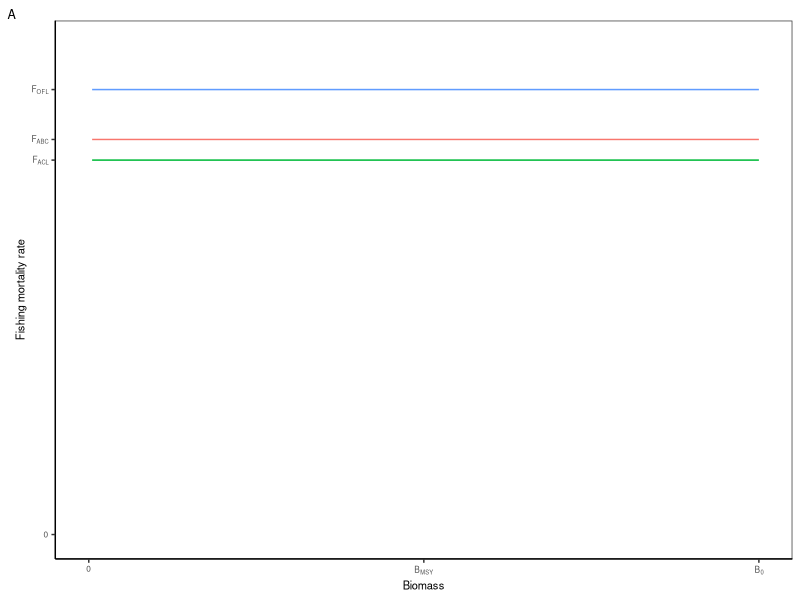
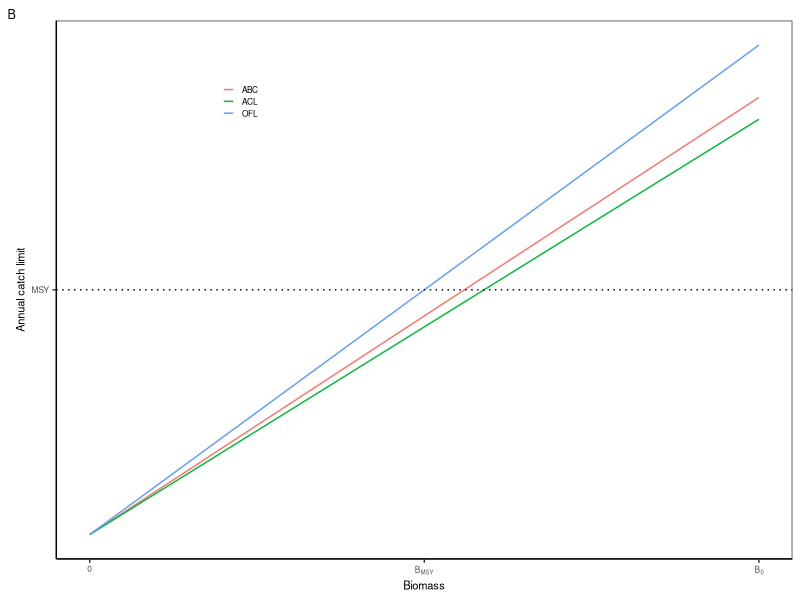
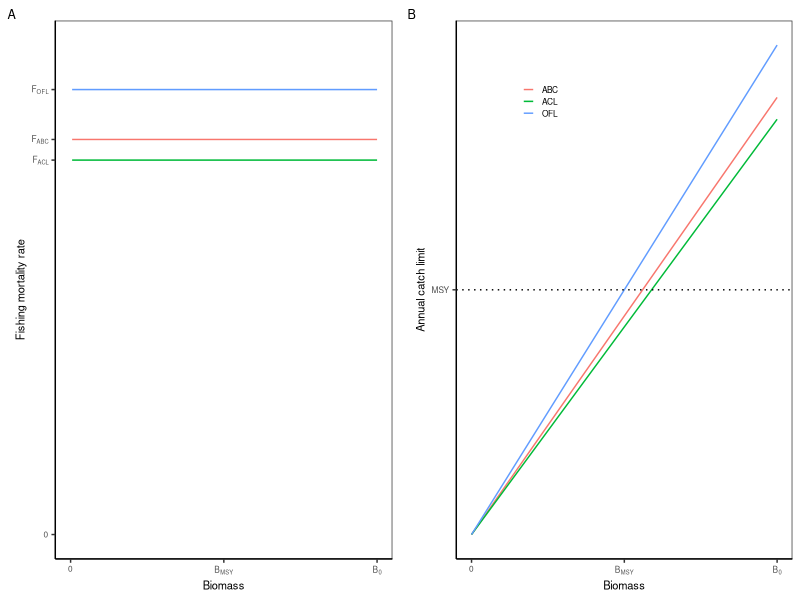

The R source for these figures, in order: (Note: this script raises an error after producing the figures.)

# Clear workspace
rm(list = ls())
options(dplyr.summarise.inform=F)

# Setup
################################################################################

# Packages
library(tidyverse)

# Directories
plotdir <- "data/hcrs/figures"
outdir <- "data/hcrs/raw"


# Set parameters
################################################################################

# Parameters
k <- 1
r <- 0.2

# MSY reference points
b_msy <- k/2
u_msy <- r/2
msy <- b_msy*u_msy
f_msy <- -log(1 - u_msy)
u_ofl <- u_msy
f_ofl <- -log(1 - u_ofl)

# Build OFL distributions
################################################################################

# OFL CV and pstar
ofl_cv <- 0.75
pstar <- 0.4

# Calculcate catch
# Test: biomass <- 0.3; pstar <- 0.25; cv <- 0.5
calc_abc <- function(biomass, pstar, cv_ofl, u_ofl){

  # Build OFL distribution
  # CV = sqrt(exp(sdlog^2)-1)
  # sdlog = log(CV^2+1)
  # median = exp(meanlog)
  # meanlog = log(median)
  ofl_median <- biomass * u_ofl
  ofl_sdlog <- log(cv_ofl^2+1)
  ofl_meanlog <- log(ofl_median)

  # Confirm that you calculated the parameters correctly: specified median = derived median
  all.equal(ofl_median, qlnorm(0.5, meanlog=ofl_meanlog, sdlog=ofl_sdlog))

  # Derive the ABC given the P*
  abc <- qlnorm(pstar, meanlog=ofl_meanlog, sdlog=ofl_sdlog)

  # Return
  return(abc)

}

# Biomass values
b_inc <- 0.005
b_vals <- seq(0, k, b_inc)
nvals <- length(b_vals)

# Build data
data <- tibble(biomass=b_vals) %>%
  # Add B/BMSY
  mutate(bbmsy=b_vals/b_msy) %>%
  # Add P*
  mutate(pstar=pstar) %>%
  # Calculate catch
  rowwise() %>%
  mutate(ofl=biomass*u_ofl,
         abc=calc_abc(biomass=biomass, u_ofl=u_ofl, pstar=pstar, cv=ofl_cv)) %>%
  ungroup() %>%
  # Add ACL
  mutate(acl=abc*0.95) %>%
  # Gather
  gather(key="value", value="catch", 4:ncol(.)) %>%
  mutate(value=toupper(value)) %>%
  # Calculate mortality
  mutate(u=catch/biomass,
         f=-log(1 - u))

# Derive F ABC
f_abc <- data %>% filter(value=="ABC") %>% pull(f) %>% round(digits = 8) %>% unique() %>% na.omit() %>% as.numeric()
f_acl <- data %>% filter(value=="ACL") %>% pull(f) %>% round(digits = 8) %>% unique() %>% na.omit() %>% as.numeric()


# Plot data
################################################################################

# My theme
my_theme <- theme(axis.text=element_text(size=6),
                  axis.title=element_text(size=8),
                  legend.text=element_text(size=6),
                  legend.title=element_blank(),
                  plot.title = element_text(size=8),
                  plot.tag=element_text(size=9),
                  # Gridlines
                  panel.grid.major = element_blank(),
                  panel.grid.minor = element_blank(),
                  panel.background = element_blank(),
                  axis.line = element_line(colour = "black"),
                  # Legend
                  legend.position = c(0.25, 0.85),
                  legend.key.size = unit(0.3, "cm"),
                  legend.background = element_rect(fill=alpha('blue', 0)))


# Plot F
g1 <- ggplot(data, aes(x=biomass, y=f, color=value)) +
  geom_line() +
  # Limits
  scale_y_continuous(lim=c(0, f_ofl*1.1),
                     breaks=c(0, f_acl, f_abc, f_ofl), labels=c("0", expression("F"["ACL"]), expression("F"["ABC"]), expression("F"["OFL"]))) +
  scale_x_continuous(breaks=c(0, b_msy, k),
                     labels=c("0", expression("B"["MSY"]), expression("B"["0"]))) +
  # Labels
  labs(x="Biomass", y="Fishing mortality rate", tag="A") +
  # Legend
  scale_color_discrete(name="Limit value") +
  # Theme
  theme_bw() + my_theme +
  theme(legend.position = "none")
g1

# Plot catch
g2 <- ggplot(data, aes(x=biomass, y=catch, color=value)) +
  geom_line() +
  # Limits
  scale_y_continuous(breaks=c(msy), labels=c("MSY")) +
  scale_x_continuous(breaks=c(0, b_msy, k),
                     labels=c("0", expression("B"["MSY"]), expression("B"["0"]))) +
  # Labels
  labs(x="Biomass", y="Annual catch limit", tag="B") +
  # Reference line
  geom_hline(yintercept=msy, linetype="dotted") +
  # Legend
  scale_color_discrete(name="Limit value") +
  # Theme
  theme_bw() + my_theme
g2


# Merge plots
g <- gridExtra::grid.arrange(g1, g2, nrow=1)
g

# Export plot
ggsave(g, filename=file.path(plotdir, "figure_hcr_nefmc_small_mesh.png"),
       width=6.5, height=2.75, units="in", dpi=600)

